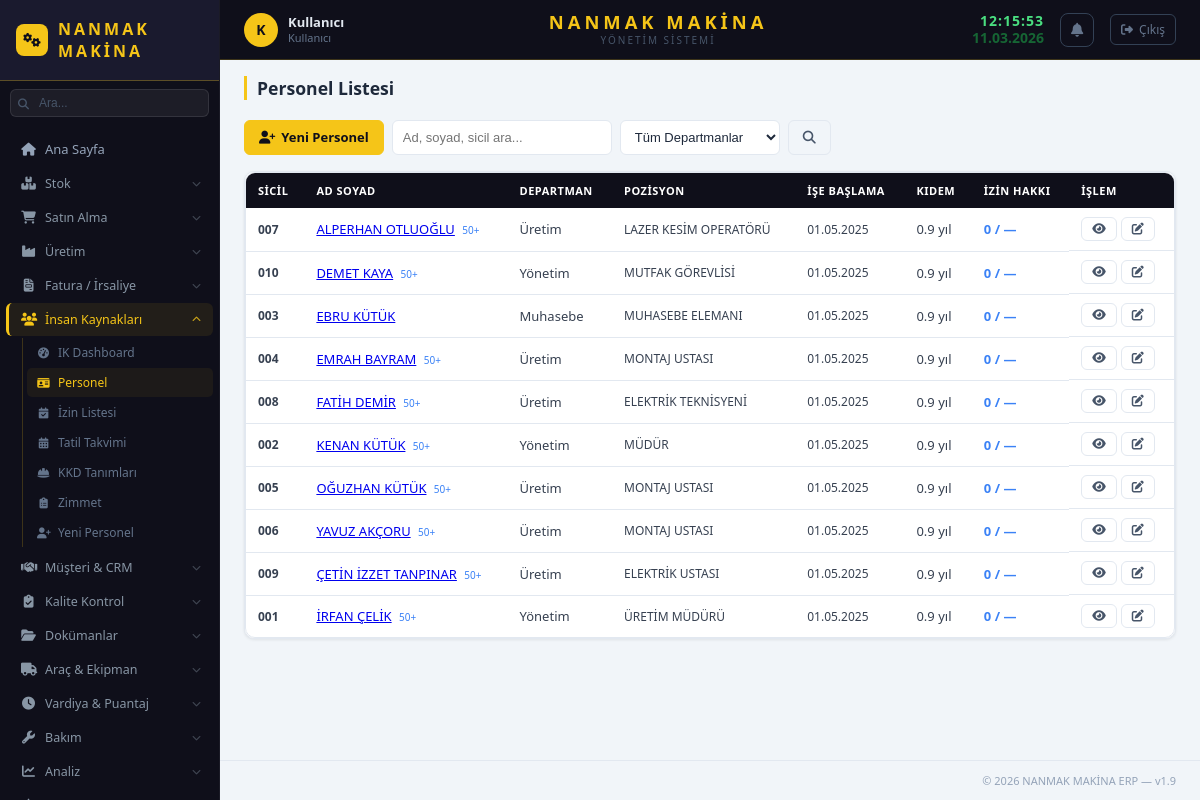
The page /ik/personel (signed in) on the database its author committed.
### app/stok/models/sistem_ayar.py (models this page shows, shortened)
class SistemAyar(db.Model):
    __tablename__ = 'sistem_ayar'
    id = db.Column(db.Integer, primary_key=True, autoincrement=True)
    anahtar = db.Column(db.String(100), unique=True, nullable=False)
    deger = db.Column(db.Text)
    aciklama = db.Column(db.String(200))
    guncelleme = db.Column(db.String(30), default=lambda: datetime.now().strftime('%d.%m.%Y %H:%M'))
    @staticmethod
    def get(anahtar, varsayilan=''):
        ayar = SistemAyar.query.filter_by(anahtar=anahtar).first()
        return ayar.deger if ayar else varsayilan

### app/ik/models/personel.py (models this page shows, shortened)
class Personel(db.Model):
    __tablename__ = 'personel'
    id = db.Column(db.Integer, primary_key=True, autoincrement=True)
    sicil_no = db.Column(db.String(30), unique=True, nullable=False)
    ad = db.Column(db.String(100), nullable=False)
    soyad = db.Column(db.String(100), nullable=False)
    tc_kimlik = db.Column(db.String(11))
    dogum_tarihi = db.Column(db.String(20))
    cinsiyet = db.Column(db.String(10))
    telefon = db.Column(db.String(20))
    email = db.Column(db.String(150))
    adres = db.Column(db.Text)
    departman = db.Column(db.String(100))
    pozisyon = db.Column(db.String(100))
    ise_baslama = db.Column(db.String(20))
    isten_ayrilma = db.Column(db.String(20))
    calisma_turu = db.Column(db.String(20), default='tam_zamanli')
    maas = db.Column(db.Float, default=0)
    para_birimi = db.Column(db.String(10), default='TL')
    sube_id = db.Column(db.Integer, db.ForeignKey('sube.id'), nullable=True)
    aktif = db.Column(db.Integer, default=1)
    olusturma_tarihi = db.Column(db.String(20), default=_simdi)
    izinler = db.relationship('Izin', backref='personel', lazy=True, cascade='all, delete-orphan')
    maas_kayitlari = db.relationship('Maas', backref='personel', lazy=True, cascade='all, delete-orphan')
    @property
    def tam_ad(self):
        return f'{self.ad} {self.soyad}'
    @property
    def yas(self):
        if not self.dogum_tarihi:
            return None
        try:
            d = datetime.strptime(self.dogum_tarihi, '%d.%m.%Y')
            return int((datetime.now() - d).days / 365.25)
        except Exception:
            return None
    @property
    def kidem_yil(self):
        if not self.ise_baslama:
            return 0
        try:
            b = datetime.strptime(self.ise_baslama, '%d.%m.%Y')
            return round((datetime.now() - b).days / 365.25, 1)
        except Exception:
            return 0

### app/ik/routes/personel_routes.py (the view)
@ik_bp.route('/personel')
def personel_liste():
    departman = request.args.get('departman', '')
    q = request.args.get('q', '')
    query = Personel.query.filter_by(aktif=1)
    if departman:
        query = query.filter_by(departman=departman)
    if q:
        query = query.filter(
            (Personel.ad + ' ' + Personel.soyad).ilike(f'%{q}%') |
            Personel.sicil_no.ilike(f'%{q}%')
        )
    personeller = query.order_by(Personel.ad).all()
    departmanlar = db.session.query(Personel.departman).filter(
        Personel.aktif == 1, Personel.departman != None
    ).distinct().all()
    return render_template('ik/personel_liste.html',
        personeller=personeller,
        departmanlar=[d[0] for d in departmanlar if d[0]],
        secili_departman=departman, q=q,
    )

### app/__init__.py (called while the page is built)
def login_gerekli_mi(endpoint, path):
    for acik in ACIK_URLLAR:
        if path.startswith(acik):
            return False
    return True

### app/kullanici/models/kullanici.py (called while the page is built)
    def birincil_rol(self):
        if self.roller:
            return self.roller[0].rol
        return None

    def admin_mi(self):
        for kr in self.roller:
            if kr.rol and kr.rol.rol_adi == 'admin':
                return True
        return False

### app/ik/templates/ik/personel_liste.html (shortened to what this page needs)
{% extends "base.html" %}
{% block page_title %}Personel Listesi{% endblock %}
{% block content %}
<div style="display:flex;gap:8px;margin-bottom:16px;flex-wrap:wrap;">
    <a href="{{ url_for('ik.personel_form') }}" class="btn btn-primary"><i class="fas fa-user-plus"></i> Yeni Personel</a>
    <form method="GET" style="display:flex;gap:8px;flex:1;">
        <input type="text" name="q" value="{{ q }}" class="form-input" placeholder="Ad, soyad, sicil ara..." style="max-width:220px;">
        <select name="departman" class="form-select" style="max-width:160px;" onchange="this.form.submit()">
            <option value="">Tüm Departmanlar</option>
        </select>
        <button type="submit" class="btn btn-ghost"><i class="fas fa-search"></i></button>
    </form>
</div>
<div class="card">
    <div class="table-container">
        <table class="data-table">
            <thead><tr><th>Sicil</th><th>Ad Soyad</th><th>Departman</th><th>Pozisyon</th><th>İşe Başlama</th><th>Kıdem</th><th>İzin Hakkı</th><th>İşlem</th></tr></thead>
            <tbody>
            {% for p in personeller %}
            {% set hakki = p.izinler|selectattr('durum','equalto','onaylandi')|selectattr('izin_turu','equalto','yillik')|sum(attribute='gun_sayisi') %}
            <tr>
                <td style="font-weight:600;font-size:12px;">{{ p.sicil_no }}</td>
                <td><a href="{{ url_for('ik.personel_detay', id=p.id) }}" style="font-weight:500;">{{ p.tam_ad }}</a>
                    {% if p.yas and p.yas >= 50 %}<span style="font-size:10px;color:var(--mavi);margin-left:4px;">50+</span>{% endif %}
                </td>
                <td>{{ p.departman or '—' }}</td>
                <td style="font-size:12px;">{{ p.pozisyon or '—' }}</td>
                <td style="font-size:12px;">{{ p.ise_baslama or '—' }}</td>
                <td>{{ p.kidem_yil }} yıl</td>
                <td style="font-weight:600;color:var(--mavi);">{{ p.izinler|selectattr('durum','equalto','onaylandi')|selectattr('izin_turu','equalto','yillik')|sum(attribute='gun_sayisi') }} / —</td>
                <td style="display:flex;gap:4px;">
                    <a href="{{ url_for('ik.personel_detay', id=p.id) }}" class="btn btn-ghost btn-sm"><i class="fas fa-eye"></i></a>
                    <a href="{{ url_for('ik.personel_form', id=p.id) }}" class="btn btn-ghost btn-sm"><i class="fas fa-edit"></i></a>
                </td>
            </tr>
            {% else %}
            <tr><td colspan="8" style="text-align:center;padding:30px;color:var(--gri);">
                {% if q or secili_departman %}Sonuç bulunamadı{% else %}Henüz personel eklenmemiş{% endif %}
            </td></tr>
            {% endfor %}
            </tbody>
        </table>
    </div>
</div>
{% endblock %}

### app/stok/templates/base.html (shortened to what this page needs)
<!DOCTYPE html>
<html lang="tr">
<head>
    <link rel="stylesheet" href="{{ url_for('static', filename='css/main.css') }}">
    <link rel="stylesheet" href="https://cdnjs.cloudflare.com/ajax/libs/font-awesome/6.4.0/css/all.min.css">
</head>
<body>
<aside class="sidebar">
    <div class="sidebar-logo">
        {% if firma_logo %}
        <img src="{{ url_for('static', filename='img/' + firma_logo) }}"
             alt="{{ firma_adi }}" style="height:36px;max-width:140px;object-fit:contain;">
        {% else %}
        <span class="sidebar-logo-icon"><i class="fas fa-cogs"></i></span>
        <span class="sidebar-logo-text">{{ firma_adi }}</span>
        {% endif %}
    </div>
    <div class="sidebar-arama">
        <i class="fas fa-search sidebar-arama-ikon"></i>
        <input type="text" id="global-arama" placeholder="Ara..." autocomplete="off">
    </div>
    <nav class="sidebar-nav">
        <a href="/" class="nav-item {% if request.path == '/' %}active{% endif %}">
            <i class="fas fa-home"></i><span>Ana Sayfa</span>
        </a>
        <div class="nav-group">
            <div class="nav-group-title" id="btn-stok-menu">
                <i class="fas fa-boxes ng-icon"></i>
                <span class="ng-label">Stok</span>
                <i class="fas fa-chevron-down ng-arrow"></i>
            </div>
        </div>
        <div class="nav-group">
            <div class="nav-group-title" id="btn-satin-menu">
                <i class="fas fa-shopping-cart ng-icon"></i>
                <span class="ng-label">Satın Alma</span>
                <i class="fas fa-chevron-down ng-arrow"></i>
            </div>
        </div>
        <div class="nav-group">
            <div class="nav-group-title" id="btn-uretim-menu">
                <i class="fas fa-industry ng-icon"></i>
                <span class="ng-label">Üretim</span>
                <i class="fas fa-chevron-down ng-arrow"></i>
            </div>
        </div>
        <div class="nav-group">
            <div class="nav-group-title" id="btn-fatura-menu">
                <i class="fas fa-file-invoice ng-icon"></i>
                <span class="ng-label">Fatura / İrsaliye</span>
                <i class="fas fa-chevron-down ng-arrow"></i>
            </div>
        </div>
        {% if session.get('admin') or yetki.get('ik') %}
        <div class="nav-group">
            <div class="nav-group-title" id="btn-ik-menu">
                <i class="fas fa-users ng-icon"></i>
                <span class="ng-label">İnsan Kaynakları</span>
                <i class="fas fa-chevron-down ng-arrow"></i>
            </div>
            <div id="ik-menu" class="nav-submenu">
                <a href="{{ url_for('ik.ik_dashboard') }}"><i class="fas fa-tachometer-alt"></i> IK Dashboard</a>
                <a href="{{ url_for('ik.personel_liste') }}"><i class="fas fa-id-card"></i> Personel</a>
                <a href="{{ url_for('ik.izin_liste') }}"><i class="fas fa-calendar-check"></i> İzin Listesi</a>
                <a href="{{ url_for('ik.tatil_liste') }}"><i class="fas fa-calendar-alt"></i> Tatil Takvimi</a>
                <a href="{{ url_for('ik.kkd_liste') }}"><i class="fas fa-hard-hat"></i> KKD Tanımları</a>
                <a href="{{ url_for('ik.zimmet_liste') }}"><i class="fas fa-clipboard-list"></i> Zimmet</a>
                {% if session.get('admin') or yetki.get('yazma') %}
                <a href="{{ url_for('ik.personel_form') }}"><i class="fas fa-user-plus"></i> Yeni Personel</a>
                {% endif %}
            </div>
        </div>
        {% endif %}
        {% if aktif_moduller.get('crm') %}
        <div class="nav-group">
            <div class="nav-group-title" id="btn-crm-menu">
                <i class="fas fa-handshake ng-icon"></i>
                <span class="ng-label">Müşteri & CRM</span>
                <i class="fas fa-chevron-down ng-arrow"></i>
            </div>
        </div>
        {% endif %}
        {% if aktif_moduller.get('kalite') %}
        <div class="nav-group">
            <div class="nav-group-title" id="btn-kalite-menu">
                <i class="fas fa-clipboard-check ng-icon"></i>
                <span class="ng-label">Kalite Kontrol</span>
                <i class="fas fa-chevron-down ng-arrow"></i>
            </div>
        </div>
        {% endif %}
        {% if aktif_moduller.get('dokuman') %}
        <div class="nav-group">
            <div class="nav-group-title" id="btn-dokuman-menu">
                <i class="fas fa-folder-open ng-icon"></i>
                <span class="ng-label">Dokümanlar</span>
                <i class="fas fa-chevron-down ng-arrow"></i>
            </div>
        </div>
        {% endif %}
        {% if aktif_moduller.get('arac') %}
        <div class="nav-group">
            <div class="nav-group-title" id="btn-arac-menu">
                <i class="fas fa-truck ng-icon"></i>
                <span class="ng-label">Araç & Ekipman</span>
                <i class="fas fa-chevron-down ng-arrow"></i>
            </div>
        </div>
        {% endif %}
        {% if aktif_moduller.get('vardiya') %}
        <div class="nav-group">
            <div class="nav-group-title" id="btn-vardiya-menu">
                <i class="fas fa-clock ng-icon"></i>
                <span class="ng-label">Vardiya & Puantaj</span>
                <i class="fas fa-chevron-down ng-arrow"></i>
            </div>
        </div>
        {% endif %}
        {% if aktif_moduller.get('bakim') %}
        <div class="nav-group">
            <div class="nav-group-title" id="btn-bakim-menu">
                <i class="fas fa-wrench ng-icon"></i>
                <span class="ng-label">Bakım</span>
                <i class="fas fa-chevron-down ng-arrow"></i>
            </div>
        </div>
        {% endif %}
        <div class="nav-group">
            <div class="nav-group-title" id="btn-analiz-menu">
                <i class="fas fa-chart-line ng-icon"></i>
                <span class="ng-label">Analiz</span>
                <i class="fas fa-chevron-down ng-arrow"></i>
            </div>
        </div>
        <div class="nav-group">
            <div class="nav-group-title" id="btn-rapor-menu">
            </div>
        </div>
    </nav>
</aside>
<div class="main-wrapper">
    <header class="top-header">
        <div class="header-left">
            <a href="{{ url_for('kullanici.profil') }}" class="header-user" title="Profilim" style="text-decoration:none;">
                <div class="header-user-avatar">{{ session.get('tam_ad', 'K')[:1] | upper }}</div>
                <div class="header-user-info">
                    <span class="header-user-name">{{ session.get('tam_ad', 'Kullanıcı') }}</span>
                    <span class="header-user-role">{% if session.get('admin') %}Admin{% else %}Kullanıcı{% endif %}</span>
                </div>
            </a>
        </div>
        <div class="header-center">
            <div class="header-firma">{{ firma_adi }}</div>
            <div class="header-firma-alt">{{ firma_alt_baslik }}</div>
        </div>
        <div class="header-right">
            <div class="header-datetime">
                <span class="header-saat" id="header-saat">--:--:--</span>
                <span class="header-tarih" id="header-tarih">--.--.----</span>
            </div>
            <div class="bildirim-wrapper" id="bildirim-wrapper">
                <button class="bildirim-btn" onclick="toggleBildirimler()" title="Bildirimler">
                    <i class="fas fa-bell"></i>
                </button>
            </div>
            <a href="{{ url_for('kullanici.cikis') }}" class="header-cikis" title="Çıkış Yap">
                <i class="fas fa-sign-out-alt"></i>
                <span>Çıkış</span>
            </a>
        </div>
    </header>
    <div class="page-header">
        <h2 class="page-title">{% block page_title %}{% endblock %}</h2>
    </div>
    <main class="main-content">
        {% block content %}{% endblock %}
    </main>
    <footer class="footer">
        <span>© 2026 {{ firma_adi }} ERP — v1.9</span>
    </footer>
</div>
</body>
</html>

### app/stok/templates/base.html (style rules this page uses)
.bildirim-wrapper { position: relative; }
.bildirim-btn { background: none; border: 1px solid #334155; color: #64748b; width: 34px; height: 34px; border-radius: 8px; cursor: pointer; display: flex; align-items: center; justify-content: center; font-size: 14px; transition: all 0.15s; position: relative; }
.sidebar-arama { padding: 8px 10px; position: relative; }
.sidebar-arama input { width: 100%; background: rgba(255,255,255,0.06); border: 1px solid rgba(255,255,255,0.1); border-radius: 6px; padding: 6px 8px 6px 28px; color: #94a3b8; font-size: 12px; outline: none; transition: all 0.15s; }
.sidebar-arama input::placeholder { color: #475569; }
.sidebar-arama-ikon { position: absolute; left: 18px; top: 50%; transform: translateY(-50%); color: #475569; font-size: 11px; pointer-events: none; }

### rows shown on the page
SistemAyar: deger "NANMAK MAKİNA"
SistemAyar: deger "YÖNETIM SISTEMI"
Personel: sicil_no "007", tam_ad "ALPERHAN OTLUOĞLU", dogum_tarihi "50+", departman "Üretim", pozisyon "LAZER KESİM OPERATÖRÜ", ise_baslama "01.05.2025", kidem_yil "0.9", izinler|selectattr "0"
Personel: sicil_no "010", tam_ad "DEMET KAYA", dogum_tarihi "50+", departman "Yönetim", pozisyon "MUTFAK GÖREVLİSİ", ise_baslama "01.05.2025", kidem_yil "0.9", izinler|selectattr "0"
Personel: sicil_no "003", tam_ad "EBRU KÜTÜK", departman "Muhasebe", pozisyon "MUHASEBE ELEMANI", ise_baslama "01.05.2025", kidem_yil "0.9", izinler|selectattr "0"
Personel: sicil_no "004", tam_ad "EMRAH BAYRAM", dogum_tarihi "50+", departman "Üretim", pozisyon "MONTAJ USTASI", ise_baslama "01.05.2025", kidem_yil "0.9", izinler|selectattr "0"
Personel: sicil_no "008", tam_ad "FATİH DEMİR", dogum_tarihi "50+", departman "Üretim", pozisyon "ELEKTRİK TEKNİSYENİ", ise_baslama "01.05.2025", kidem_yil "0.9", izinler|selectattr "0"
Personel: sicil_no "002", tam_ad "KENAN KÜTÜK", dogum_tarihi "50+", departman "Yönetim", pozisyon "MÜDÜR", ise_baslama "01.05.2025", kidem_yil "0.9", izinler|selectattr "0"
Personel: sicil_no "005", tam_ad "OĞUZHAN KÜTÜK", dogum_tarihi "50+", departman "Üretim", pozisyon "MONTAJ USTASI", ise_baslama "01.05.2025", kidem_yil "0.9", izinler|selectattr "0"
Personel: sicil_no "006", tam_ad "YAVUZ AKÇORU", dogum_tarihi "50+", departman "Üretim", pozisyon "MONTAJ USTASI", ise_baslama "01.05.2025", kidem_yil "0.9", izinler|selectattr "0"
Personel: sicil_no "009", tam_ad "ÇETİN İZZET TANPINAR", dogum_tarihi "50+", departman "Üretim", pozisyon "ELEKTRİK USTASI", ise_baslama "01.05.2025", kidem_yil "0.9", izinler|selectattr "0"
Personel: sicil_no "001", tam_ad "İRFAN ÇELİK", dogum_tarihi "50+", departman "Yönetim", pozisyon "ÜRETİM MÜDÜRÜ", ise_baslama "01.05.2025", kidem_yil "0.9", izinler|selectattr "0"

### other values the page prints
{{ session.get('tam_ad', 'K')[:1] | upper }} "K"
{{ session.get('tam_ad', 'Kullanıcı') }} "Kullanıcı"
